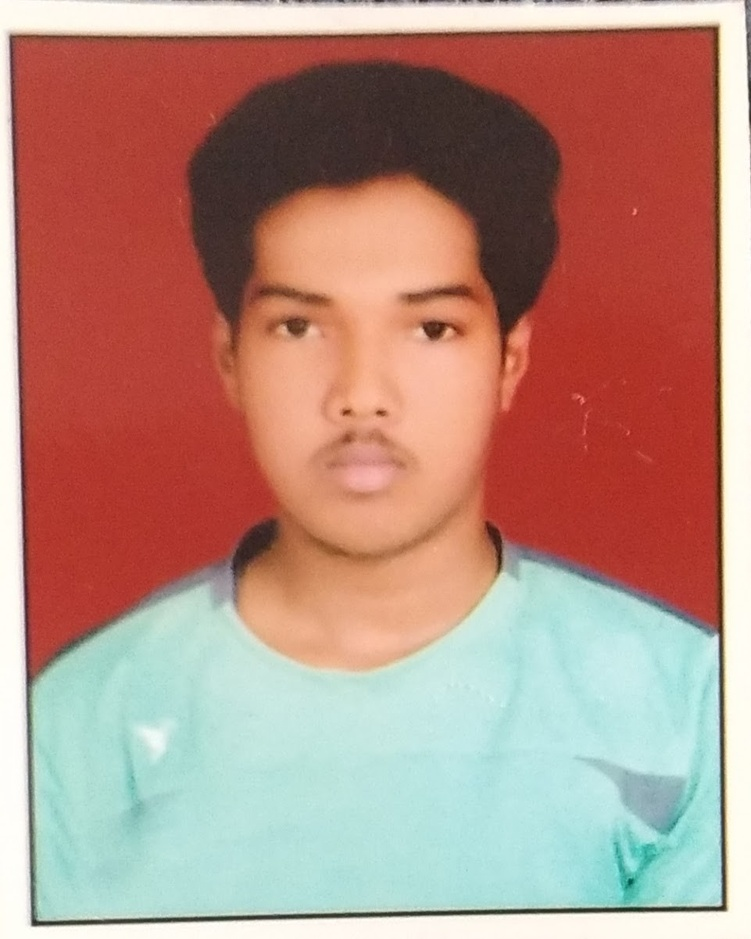
#> input picture tejportfolio/images/7387517965.jpg~2.jpg, 751 x 939 px, shrunk from 961 x 1201 before the run, given in place of the camera
$ python 'import cv2.py'
#> lines starting #> are read from the running program, lines starting #| are printed output that depends on the picture; after the words box and inside, x2 and y2 are one past the last pixel; in counts of white or black regions, pixels touching at a corner belong together
import cv2
import numpy as np

# Open a connection to the camera (0 is the default camera)
cap = cv2.VideoCapture(0)

while True:
    # Capture frame-by-frame
    ret, frame = cap.read()
#> frame is the input picture: shape (939, 751, 3); mean B, G, R 129.5, 142.1, 181.7

    # Convert the frame to grayscale
    gray = cv2.cvtColor(frame, cv2.COLOR_BGR2GRAY)
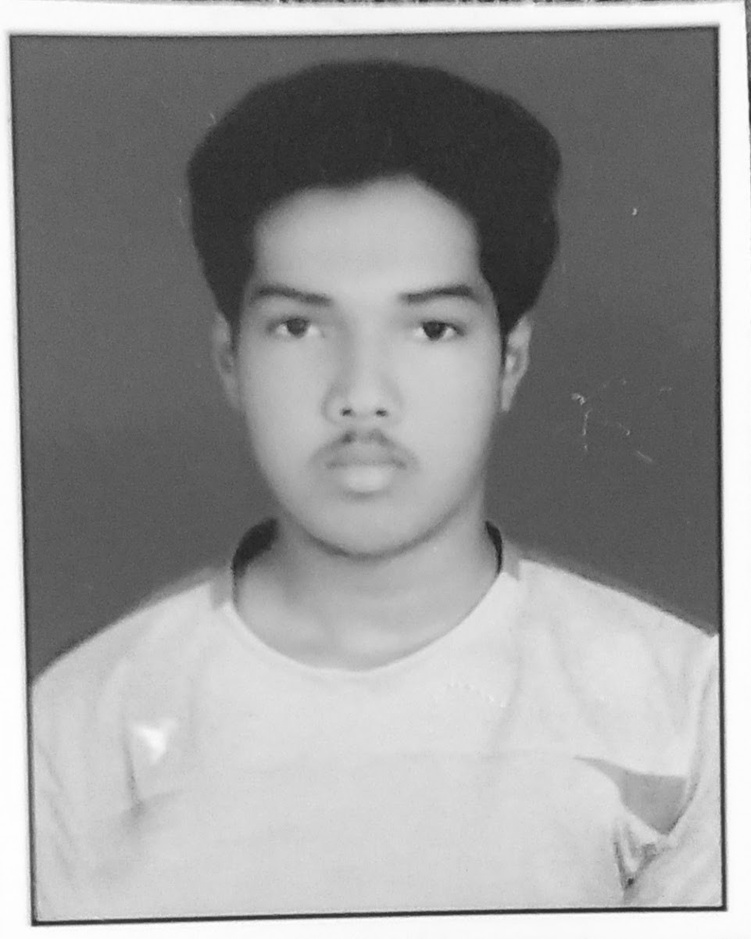
#> gray: shape (939, 751); min 26, max 255, mean 152.5

    # Apply thresholding to create a binary image
    _, binary_image = cv2.threshold(gray, 128, 255, cv2.THRESH_BINARY)
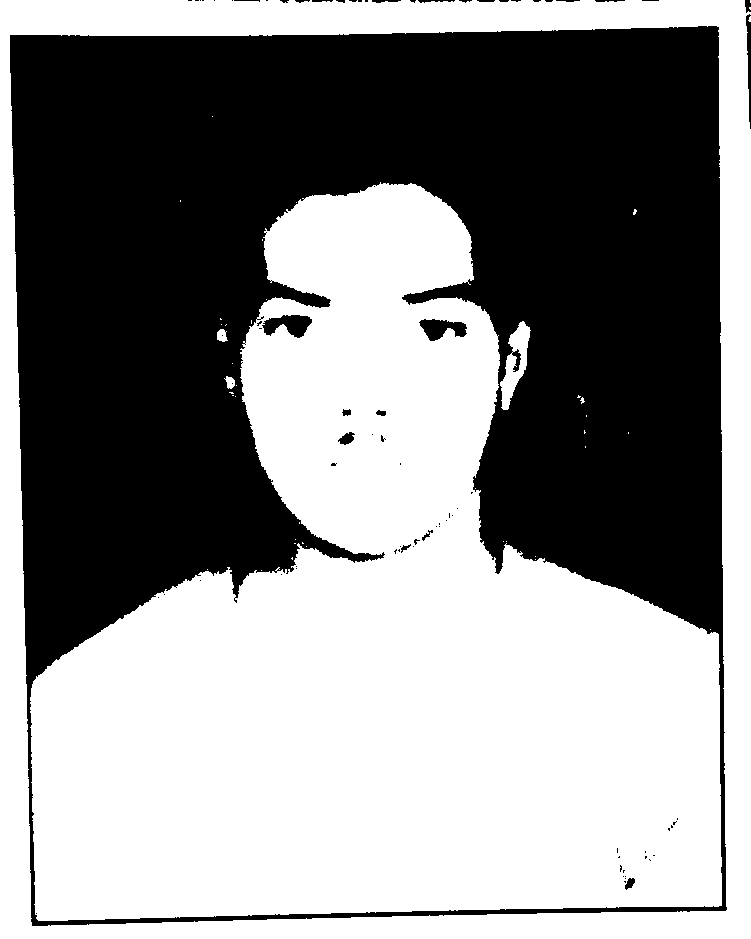
#> binary_image: shape (939, 751); 54.6% white; 83 black regions (63 under 20 px)

    # Find contours in the binary image
    contours, _ = cv2.findContours(binary_image, cv2.RETR_EXTERNAL, cv2.CHAIN_APPROX_SIMPLE)
#> contours = 4 contours, 3 with area under 20; largest, box (x1, y1, x2, y2) and area: (0, 0, 751, 939) 702586

    # Draw the contours on the original frame
    cv2.drawContours(frame, contours, -1, (0, 255, 0), 2)
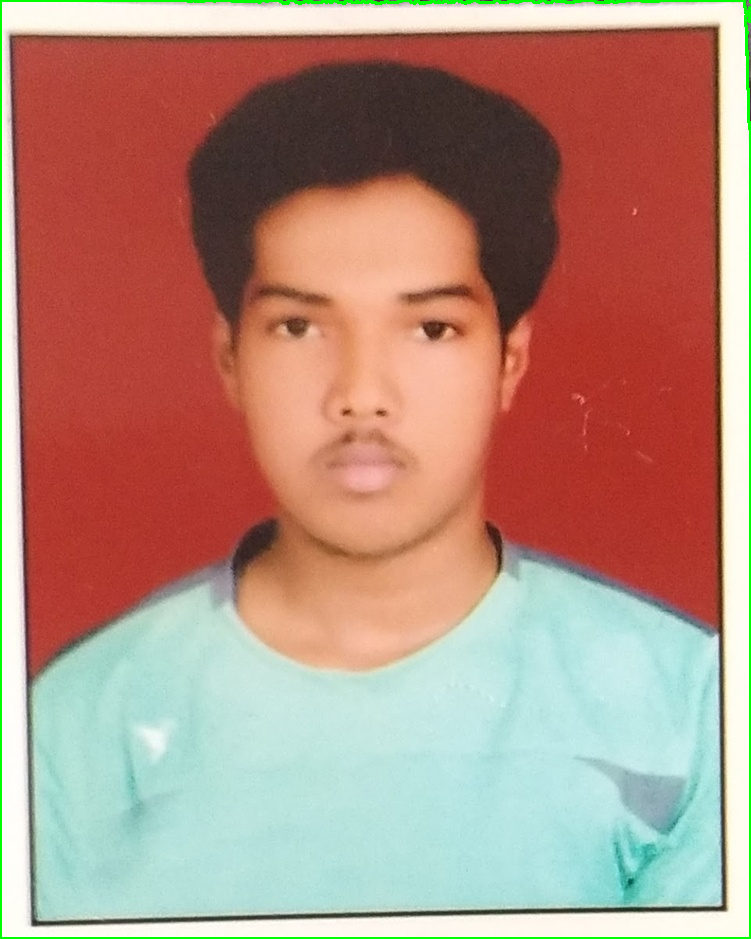
#> frame: shape (939, 751, 3); 1.06% of pixels changed, all inside (x1, y1, x2, y2) = (0, 0, 751, 939)

    # Display the result
    cv2.imshow('Counted Objects', frame)

    # Break the loop on 'q' key press
    if cv2.waitKey(1) & 0xFF == ord('q'):
#> (key q is pressed here)
        break

# Release the camera
cap.release()

# Destroy all OpenCV windows
cv2.destroyAllWindows()
